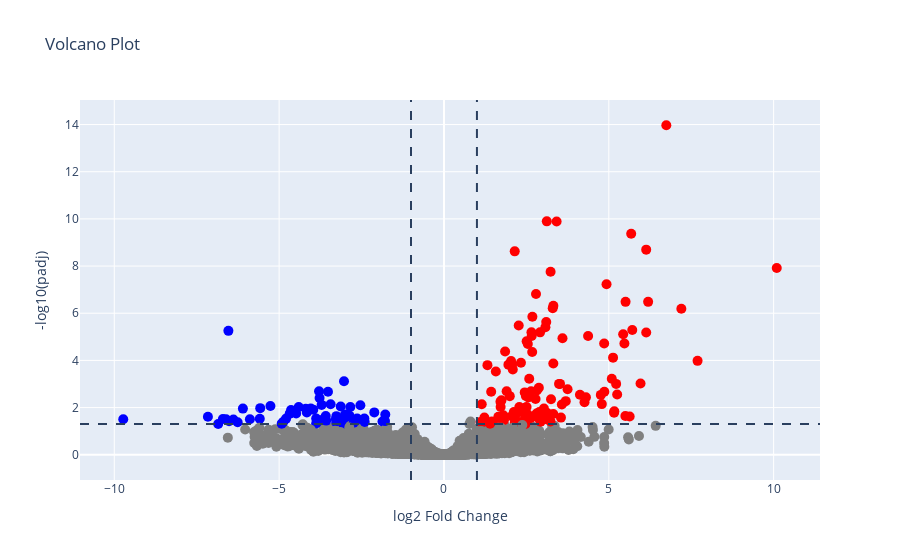

Source (notebook cell):
### Code cell
#prova demut volcano plot
#!/usr/bin/env python
# coding: utf-8

import pandas as pd
from decimal import Decimal
import sys
import os
import numpy as np
from function_new_prova import mapping_ensg
import pandas as pd
import os 
import matplotlib.pyplot as plt
import seaborn as sns
import sys
import subprocess
from pathlib import Path
import configparser
from scipy.stats import ranksums
import numpy as np
from lifelines import KaplanMeierFitter
from lifelines.statistics import logrank_test
from lifelines.plotting import add_at_risk_counts
from statsmodels.stats import multitest as multi
import plotly.express as px
import plotly.graph_objects as go 
import shutil
#from statannotations.Annotator import Annotator
from decimal import Decimal

def plotly_volcano(df,cartella,tumor):

    significance_threshold = -np.log10(0.05)
    fold_change_threshold = 1
    df['color'] = 'grey'  # default colore
    df.loc[(df['padj'] > significance_threshold), 'color'] = 'grey'  
    df.loc[(df['padj'] < significance_threshold), 'color'] = 'grey'  
    df.loc[(df['log2FoldChange'] >= fold_change_threshold) & (df['padj'] > significance_threshold), 'color'] = 'red' # Up-regolati
    df.loc[(df['log2FoldChange'] <= -fold_change_threshold) & (df['padj'] > significance_threshold), 'color'] = 'blue'  # Down-regolati
   
    fig=go.Figure()
    trace1=go.Scatter(
        x=df['log2FoldChange'],
        y=df['padj'],
        mode='markers',
        hovertext=list(df['GeneSymbol']),
        marker=dict(
            color=df['color'],  # Usa la colonna color per colorare i punti
            size=10
        ),
    )
    fig.add_trace(trace1)
    fig.add_hline(y=(significance_threshold),line_dash="dash")# Padj cutoff
    fig.add_vline(x=fold_change_threshold, line_dash="dash")# line_color="black")  # Fold change positivo cutoff
    fig.add_vline(x=-fold_change_threshold, line_dash="dash")#, line_color="black")  # Fold change negativo cutoff

    fig.update_layout(
        title="Volcano Plot",
        xaxis_title="log2 Fold Change",
        yaxis_title="-log10(padj)"
    )
    #fig.write_html(cartella+'/'+tumor+'.html')
    fig.show()

if __name__ == "__main__":
    # tumor= sys.argv[1]
    # file_result= sys.argv[2] #"/mnt/data/notturno/deseq2/tobacco_smoking_history/BLCA/result_BLCA.txt"
    # dir_saveresults=sys.argv[3]
    tumor='CHOL'
    file_result= "res_CHOL_KRAS.txt"
    dir_saveresults="/Users/chiaranotturnogranieri/Desktop/progetti/git/web_app/webserver/rolls/static/media/saveanalisi/prova/"
    #generare file html plotly per volcano plot nella cartella risultati
    path_result=os.path.join(dir_saveresults,file_result)
    print(path_result)
    df=pd.read_csv(path_result,sep="\t",header=None,skiprows=1)

    df.columns=["ENSG","baseMean","log2FoldChange","lfcSE","stat","pvalue","padj"]

    file_mapped=mapping_ensg()
    ens2sym=pd.read_csv(file_mapped,sep="\t",index_col=0)
    

    GS=[]
    for i in df.ENSG:
        if i in ens2sym.index:
            GS.append(ens2sym.loc[i,"gene_symbol"])
        else:
            GS.append(i)


    df["GeneSymbol"]=GS
    col=["GeneSymbol","ENSG","log2FoldChange","padj"]

    df=df.loc[:,col].set_index("ENSG")
  
    df.log2FoldChange=[round(x, 3) for x in df.log2FoldChange]

    #df.to_csv(os.path.join(dir_saveresults,'result.txt'), sep="\t")

    display(df.head())
    print('################')
    #df_res=pd.read_csv(os.path.join(dir_saveresults,'result.txt'),sep="\t")
   # display(df_res.head())
    
    df_plot=df.copy()
    df_plot['padj']=np.log10(df_plot['padj'])*(-1)
    #df_plot.to_csv(os.path.join(dir_saveresults,'result_-log.txt'), sep="\t")
    display(df_plot.head())
    plotly_volcano(df_plot,dir_saveresults,tumor)
    

    # df_res.padj=['%.2E' % Decimal(x) for x in df_res.padj]
    # display(df_res)

    #df.padj=['%.2E' % Decimal(x) for x in df.padj]
    display(df)


    display(df.sort_values(by='padj', ascending=True).head(10))
    # #plt
    # df_plot=df
    # #df_plot['padj']=np.log10(df_plot['padj'])*(-1)
    # df['padj']=np.log10(df['padj'])*(-1)
    # plotly_volcano(df,dir_saveresults,tumor)

    # #sovrascrive il file di risultati
    # df.padj=['%.2E' % Decimal(x) for x in df.padj]
     
    
    # #df.to_csv(path_result,sep="\t")
    # #df.to_csv(os.path.join(dir_saveresults,'result.txt'), sep="\t")

### Figure 1 — Plotly figure (JSON) as saved in the notebook; plotly's stock layout.template omitted (floating-point values rounded to 4 significant figures; data arrays with more than 128 entries replaced by an {"elided": "..."} marker saying what was removed)
{"data": [{"hovertext": {"elided": "19482 str values"}, "marker": {"color": {"elided": "19482 str values"}, "size": 10}, "mode": "markers", "type": "scatter", "x": {"elided": "19482 float values"}, "y": {"elided": "19482 float values"}}], "layout": {"shapes": [{"line": {"dash": "dash"}, "type": "line", "x0": 0, "x1": 1, "xref": "x domain", "y0": 1.301, "y1": 1.301, "yref": "y"}, {"line": {"dash": "dash"}, "type": "line", "x0": 1, "x1": 1, "xref": "x", "y0": 0, "y1": 1, "yref": "y domain"}, {"line": {"dash": "dash"}, "type": "line", "x0": -1, "x1": -1, "xref": "x", "y0": 0, "y1": 1, "yref": "y domain"}], "title": {"text": "Volcano Plot"}, "xaxis": {"title": {"text": "log2 Fold Change"}}, "yaxis": {"title": {"text": "-log10(padj)"}}}}
